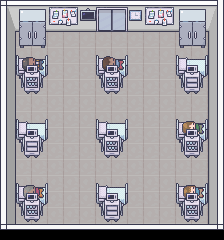

Tiled map render using the project's own tile images. Description and the whole map definition, tile-layer contents included, below:
An orthogonal 14x15 tile map with 16x16 px tiles, 6 tile layers (Floor, Wall, Obj-1, Obj, ...), 3 tilesets.

<map version="1.9" tiledversion="1.9.2" orientation="orthogonal" renderorder="right-down" width="14" height="15" tilewidth="16" tileheight="16" infinite="0" nextlayerid="9" nextobjectid="1">
 <tileset firstgid="1" source="../Tileset/Room_Builder_3d_walls.tsx" />
 <tileset firstgid="1321" source="../Tileset/Hospital.tsx" />
 <tileset firstgid="3081" source="../Tileset/Floors.tsx" />
 <layer id="2" name="Floor" width="14" height="15">
  <data encoding="csv">
0,0,0,0,0,0,0,0,0,0,0,0,0,0,
0,0,0,0,0,0,0,0,0,0,0,0,0,0,
0,3522,3522,3522,3522,3522,3522,3522,3522,3522,3522,3522,3522,0,
0,3522,3522,3522,3522,3522,3522,3522,3522,3522,3522,3522,3522,0,
0,3522,3522,3522,3522,3522,3522,3522,3522,3522,3522,3522,3522,0,
0,3522,3522,3522,3522,3522,3522,3522,3522,3522,3522,3522,3522,0,
0,3522,3522,3522,3522,3522,3522,3522,3522,3522,3522,3522,3522,0,
0,3522,3522,3522,3522,3522,3522,3522,3522,3522,3522,3522,3522,0,
0,3522,3522,3522,3522,3522,3522,3522,3522,3522,3522,3522,3522,0,
0,3522,3522,3522,3522,3522,3522,3522,3522,3522,3522,3522,3522,0,
0,3522,3522,3522,3522,3522,3522,3522,3522,3522,3522,3522,3522,0,
0,3522,3522,3522,3522,3522,3522,3522,3522,3522,3522,3522,3522,0,
0,3522,3522,3522,3522,3522,3522,3522,3522,3522,3522,3522,3522,0,
0,3522,3522,3522,3522,3522,3522,3522,3522,3522,3522,3522,3522,0,
0,0,0,0,0,0,0,0,0,0,0,0,0,0
</data>
 </layer>
 <layer id="1" name="Wall" width="14" height="15">
  <data encoding="csv">
11,61,61,61,61,61,61,61,61,61,61,61,61,13,
36,84,84,84,84,84,84,84,84,84,84,84,84,37,
59,0,0,0,0,0,0,0,0,0,0,0,0,62,
59,0,0,0,0,0,0,0,0,0,0,0,0,62,
59,0,0,0,0,0,0,0,0,0,0,0,0,62,
59,0,0,0,0,0,0,0,0,0,0,0,0,62,
59,0,0,0,0,0,0,0,0,0,0,0,0,62,
59,0,0,0,0,0,0,0,0,0,0,0,0,62,
59,0,0,0,0,0,0,0,0,0,0,0,0,62,
59,0,0,0,0,0,0,0,0,0,0,0,0,62,
59,0,0,0,0,0,0,0,0,0,0,0,0,62,
59,0,0,0,0,0,0,0,0,0,0,0,0,62,
59,0,0,0,0,0,0,0,0,0,0,0,0,62,
59,0,0,0,0,0,0,0,0,0,0,0,0,62,
131,132,132,132,132,132,132,132,132,132,132,132,132,134
</data>
 </layer>
 <layer id="4" name="Obj-1" width="14" height="15">
  <data encoding="csv">
0,1755,1756,1323,1324,1606,2112,2113,2408,1323,1324,1755,1756,0,
0,1771,1772,1339,1340,1622,2128,2129,2424,1339,1340,1771,1772,0,
0,1787,1788,0,0,0,0,0,0,0,0,1787,1788,0,
0,2468,2469,0,0,0,2468,2469,0,0,0,2468,2469,0,
0,2484,2485,0,0,0,2484,2485,0,0,0,2484,2485,0,
0,0,0,0,0,0,0,0,0,0,0,0,0,0,
0,0,0,0,0,0,0,0,0,0,0,0,0,0,
0,2468,2469,0,0,0,2468,2469,0,0,0,2468,2469,0,
0,2484,2485,0,0,0,2484,2485,0,0,0,2484,2485,0,
0,0,0,0,0,0,0,0,0,0,0,0,0,0,
0,0,0,0,0,0,0,0,0,0,0,0,0,0,
0,2468,2469,0,0,0,2468,2469,0,0,0,2468,2469,0,
0,2484,2485,0,0,0,2484,2485,0,0,0,2484,2485,0,
0,0,0,0,0,0,0,0,0,0,0,0,0,0,
0,0,0,0,0,0,0,0,0,0,0,0,0,0
</data>
 </layer>
 <layer id="3" name="Obj" width="14" height="15">
  <data encoding="csv">
0,0,0,0,0,0,0,0,0,0,0,0,0,0,
0,0,0,0,0,0,0,0,0,0,0,0,0,0,
0,0,0,0,0,0,0,0,0,0,0,0,0,0,
0,0,0,0,0,0,0,0,0,0,0,0,0,0,
0,0,0,0,0,0,0,0,0,0,0,0,0,0,
0,0,0,0,0,0,0,0,0,0,0,0,0,0,
0,0,0,0,0,0,0,0,0,0,0,0,0,0,
0,0,0,0,0,0,0,0,0,0,0,0,0,0,
0,0,0,0,0,0,0,0,0,0,0,0,0,0,
0,0,0,0,0,0,0,0,0,0,0,0,0,0,
0,0,0,0,0,0,0,0,0,0,0,0,0,0,
0,0,0,0,0,0,0,0,0,0,0,0,0,0,
0,0,0,0,0,0,0,0,0,0,0,0,0,0,
0,0,0,0,0,0,0,0,0,0,0,0,0,0,
0,0,0,0,0,0,0,0,0,0,0,0,0,0
</data>
 </layer>
 <layer id="8" name="Patiens" width="14" height="15" offsetx="2" offsety="8">
  <data encoding="csv">
0,0,0,0,0,0,0,0,0,0,0,0,0,0,
0,0,0,0,0,0,0,0,0,0,0,0,0,0,
0,0,0,0,0,0,0,0,0,0,0,0,0,0,
0,2928,2929,0,0,0,2944,2945,0,0,0,0,0,0,
0,0,0,0,0,0,0,0,0,0,0,0,0,0,
0,0,0,0,0,0,0,0,0,0,0,0,0,0,
0,0,0,0,0,0,0,0,0,0,0,0,0,0,
0,0,0,0,0,0,0,0,0,0,0,2942,2943,0,
0,0,0,0,0,0,0,0,0,0,0,0,0,0,
0,0,0,0,0,0,0,0,0,0,0,0,0,0,
0,0,0,0,0,0,0,0,0,0,0,0,0,0,
0,2958,2959,0,0,0,0,0,0,0,0,2926,2927,0,
0,0,0,0,0,0,0,0,0,0,0,0,0,0,
0,0,0,0,0,0,0,0,0,0,0,0,0,0,
0,0,0,0,0,0,0,0,0,0,0,0,0,0
</data>
 </layer>
 <layer id="5" name="Obj1" width="14" height="15" offsetx="0" offsety="6">
  <data encoding="csv">
0,0,0,0,0,0,0,0,0,0,0,0,0,0,
0,0,0,0,0,0,0,0,0,0,0,0,0,0,
0,0,0,0,0,0,0,0,0,0,0,0,0,0,
0,2353,2354,0,0,0,2353,2354,0,0,0,2353,2354,0,
0,2401,2402,0,0,0,2401,2402,0,0,0,2369,2370,0,
0,2385,2386,0,0,0,2385,2386,0,0,0,2385,2386,0,
0,0,0,0,0,0,0,0,0,0,0,0,0,0,
0,2353,2354,0,0,0,2353,2354,0,0,0,2353,2354,0,
0,2369,2370,0,0,0,2401,2402,0,0,0,2401,2402,0,
0,2385,2386,0,0,0,2385,2386,0,0,0,2385,2386,0,
0,0,0,0,0,0,0,0,0,0,0,0,0,0,
0,2353,2354,0,0,0,2353,2354,0,0,0,2353,2354,0,
0,2401,2402,0,0,0,2369,2370,0,0,0,2401,2402,0,
0,2385,2386,0,0,0,2385,2386,0,0,0,2385,2386,0,
0,0,0,0,0,0,0,0,0,0,0,0,0,0
</data>
 </layer>
</map>
